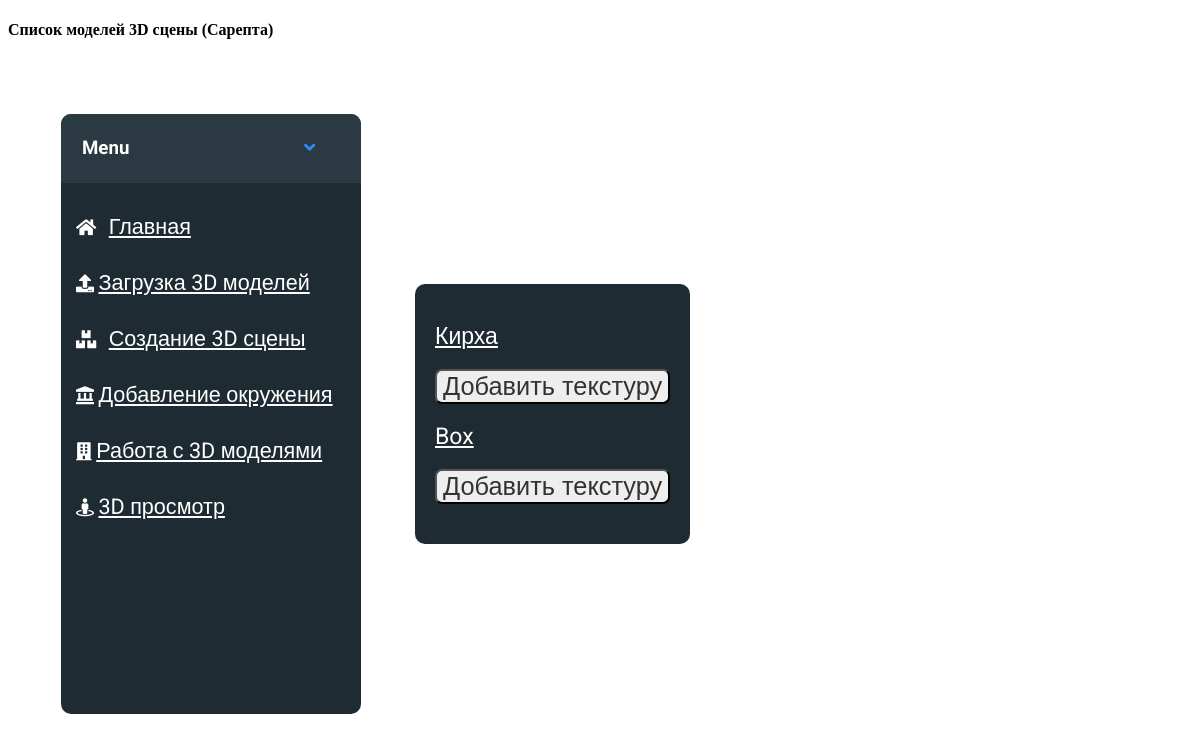
The app's page /manage/model_list/7 with its own data.
### loadmodels/models.py (models this page shows, shortened)
class Scene(models.Model):
    name = models.CharField(max_length=100, verbose_name="Название сцены")
    envir = models.ForeignKey(Environment,on_delete=models.CASCADE, verbose_name="Окружение")
    fname_json = models.CharField(max_length=100,verbose_name="Название файла JSON")
    map_image = models.FileField(upload_to="loadmodels/static/images/maps/",
                                 verbose_name="Файл изображения карты",
                                 default="blank_map.png")
    scale = models.FloatField(verbose_name="Масштаб - отношение истинного расстояния к пиксельному", default=1)

class Model3D(models.Model):
    name = models.CharField(max_length=100, verbose_name="Название модели")
    fname = models.FileField(upload_to="loadmodels/static/models",verbose_name="Файл модели (OBJ)")
    fname_mtl = models.FileField(upload_to="loadmodels/static/models",verbose_name="Файл с материалами модели (MTL)")
    height =  models.IntegerField(verbose_name="Высота объекта, м")
    descr = models.CharField(max_length=300,verbose_name="Краткое описание модели")
    scene = models.ForeignKey(Scene,on_delete=models.CASCADE,default=1,verbose_name="3D сцена")

### loadmodels/views.py (the view)
# urls.py: re_path('manage/model_list/([0-9]+)',model_list),
def model_list(req,id_scene):
    id_scene = int(id_scene)
    scene = Scene.objects.get(id=id_scene)
    models3d = Model3D.objects.filter(scene=scene)
    html = render(req,"model_list.html",{"models3d":models3d,"scene":scene})
    return HttpResponse(html)

### templates/model_list.html (shortened to what this page needs)
{% extends 'base.html'%}
{% block header %}
Список моделей 3D  сцены
({{ scene.name }})
{% endblock %}
{% block content %}
<div class="imit-forms">
{% for model in models3d %}
<p>
<a href="/manage/add_history_info/{{ model.id }}">
    {{ model.name }}
</a>
</p>
<p>
    <a href="/manage/add_texture_to_model/{{ model.id }}">
        <button>Добавить текстуру</button>
    </a>
</p>
{% endfor %}
</div>
{% endblock %}

### loadmodels/static/css/main.css (style rules this page uses)
.imit-forms { font-family: 'Roboto', sans-serif; padding: 20px; color : #FFFFFF; font-size : 1.2em; background-color : #1E2B32; border-radius: 10px 10px; }
.imit-forms button { background-color : #eeeeee; color : #323232; font-size : 1.1em; border-radius: 7px 7px; }
.imit-forms a { color : white; font-size : 1.2em; }

### records on screen
Scene: name "Сарепта"
Model3D: name "Кирха"
Model3D: name "Box"
